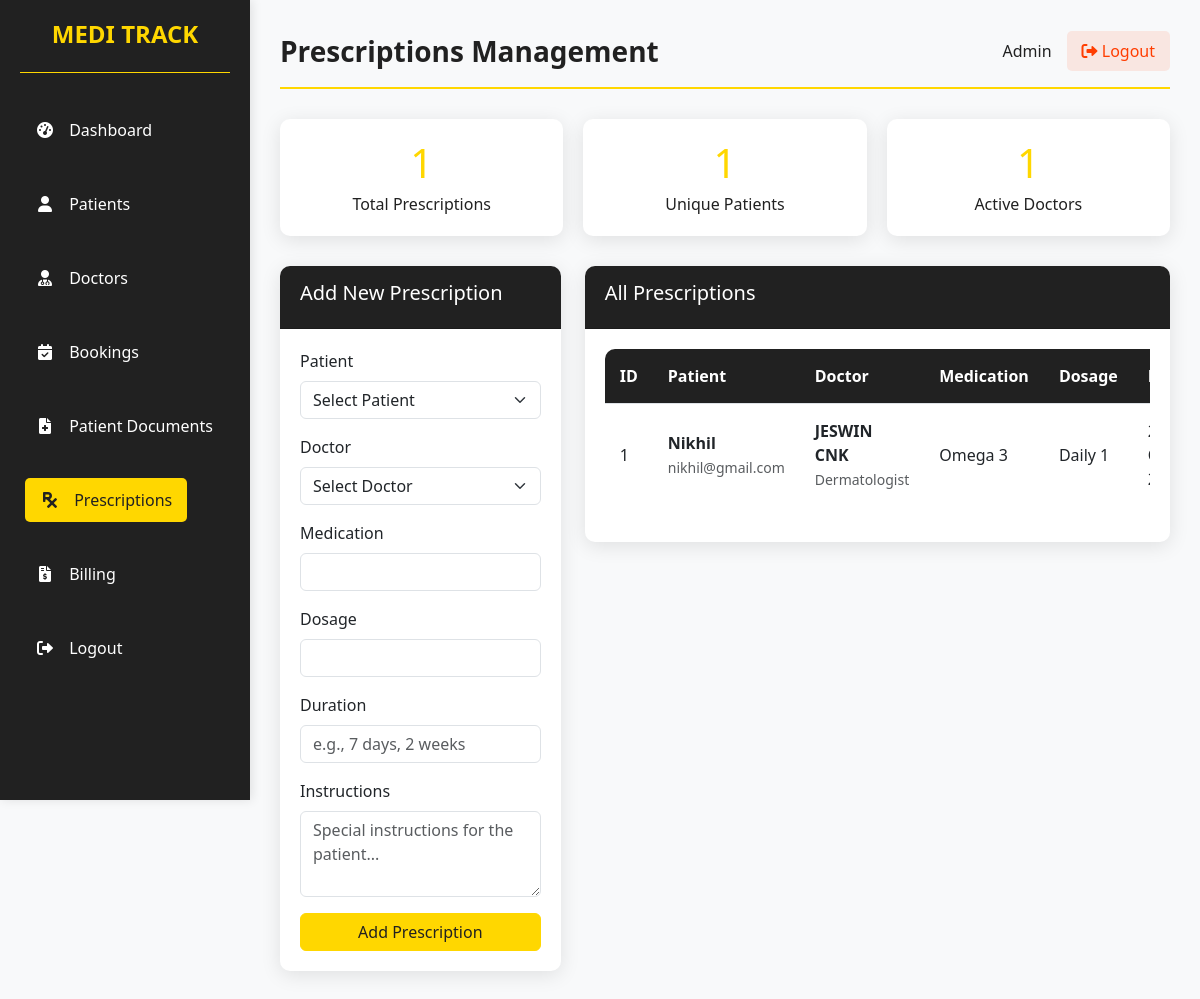
/admin_prescriptions.php (signed in), run on the app's committed database.
### tables this page shows
CREATE TABLE `prescription` (
  `Prescription_id` int(20) NOT NULL,
  `Patient_id` int(20) NOT NULL,
  `Doctor_id` int(20) NOT NULL,
  `Date_issued` date NOT NULL,
  `Medicine_name` varchar(255) NOT NULL,
  `Dosage` varchar(30) NOT NULL,
  `Duration` varchar(30) NOT NULL,
  `Instructions` text NOT NULL
);

CREATE TABLE `register` (
  `Patient_id` int(20) NOT NULL,
  `Name` varchar(20) NOT NULL,
  `Email` varchar(50) NOT NULL,
  `Age` int(20) NOT NULL,
  `Gender` varchar(20) NOT NULL,
  `Phone_no` int(20) NOT NULL,
  `Blood_group` varchar(5) NOT NULL,
  `Password` varchar(225) NOT NULL,
  `Photo` blob NOT NULL,
  `Documents` varchar(25) NOT NULL
);

CREATE TABLE `doctorreg` (
  `Doctor_id` int(20) NOT NULL,
  `Name` varchar(30) NOT NULL,
  `Email` varchar(30) NOT NULL,
  `Age` int(20) NOT NULL,
  `Gender` varchar(20) NOT NULL,
  `Phone_no` int(20) NOT NULL,
  `Department` varchar(30) NOT NULL,
  `Qualification` varchar(100) NOT NULL DEFAULT '',
  `Experience` varchar(50) NOT NULL DEFAULT '',
  `Profile_photo` varchar(255) NOT NULL DEFAULT '',
  `Bio` text NOT NULL DEFAULT '',
  `Password` varchar(255) NOT NULL
);

### admin_prescriptions.php (the view, shortened to what this page needs)
<?php
include 'database.php';
$stmt = $conn->prepare("SELECT p.*, r.Name as PatientName, r.Email as PatientEmail,
                       d.Name as DoctorName, d.Department as DoctorDepartment
                       FROM prescription p
                       LEFT JOIN register r ON p.Patient_id = r.Patient_id
                       LEFT JOIN doctorreg d ON p.Doctor_id = d.Doctor_id
                       ORDER BY p.Date_issued DESC");
if ($stmt) {
    $stmt->execute();
    $result = $stmt->get_result();
    $prescriptions = $result->fetch_all(MYSQLI_ASSOC);
} else {
    $prescriptions = [];
    $error_message = "Prescriptions table not found. Please create the prescriptions table first.";
}
$stmt_stats = $conn->prepare("SELECT
    COUNT(*) as total_prescriptions,
    COUNT(DISTINCT Patient_id) as unique_patients,
    COUNT(DISTINCT Doctor_id) as unique_doctors
    FROM prescription");
if ($stmt_stats) {
    $stmt_stats->execute();
    $stats = $stmt_stats->get_result()->fetch_assoc();
} else {
    $stats = [
        'total_prescriptions' => 0,
        'unique_patients' => 0,
        'unique_doctors' => 0
    ];
}
?>
<!DOCTYPE html>
<html lang="en">
<head>
    <link rel="stylesheet" href="https://cdn.jsdelivr.net/npm/bootstrap@5.3.0/dist/css/bootstrap.min.css">
    <link rel="stylesheet" href="https://cdnjs.cloudflare.com/ajax/libs/font-awesome/6.0.0-beta3/css/all.min.css">
</head>
<body>
    <div class="container">
        <div class="sidebar">
            <div class="logo">
                <h2>MEDI TRACK </h2>
            </div>
            <ul class="nav">
                <li>
                    <a href="admin_dashboard.php">
                        <i class="fas fa-tachometer-alt"></i>
                        <span>Dashboard</span>
                    </a>
                </li>
                <li>
                    <a href="admin_patient.php">
                        <i class="fas fa-user"></i>
                        <span>Patients</span>
                    </a>
                </li>
                <li>
                    <a href="admin_doctors.php">
                        <i class="fas fa-user-md"></i>
                        <span>Doctors</span>
                    </a>
                </li>
                <li>
                    <a href="admin_bookings.php">
                        <i class="fas fa-calendar-check"></i>
                        <span>Bookings</span>
                    </a>
                </li>
                <li>
                    <a href="admin_patientdocuments.php">
                        <i class="fas fa-file-medical"></i>
                        <span>Patient Documents</span>
                    </a>
                </li>
                <li>
                    <a href="admin_prescriptions.php" class="active">
                        <i class="fas fa-prescription"></i>
                        <span>Prescriptions</span>
                    </a>
                </li>
                <li>
                    <a href="admin_billing.php">
                        <i class="fas fa-file-invoice-dollar"></i>
                        <span>Billing</span>
                    </a>
                </li>
                <li>
                    <a href="admin_logout.php">
                        <i class="fas fa-sign-out-alt"></i>
                        <span>Logout</span>
                    </a>
                </li>
            </ul>
        </div>
        <div class="main-content">
            <div class="header">
                <div class="logo">Prescriptions Management</div>
                <div class="user-profile">
                    <span>Admin</span>
                    <a href="admin_logout.php"><i class="fas fa-sign-out-alt"></i> Logout</a>
                </div>
            </div>
            <div class="stats-cards">
                <div class="stat-card">
                    <h3><?php echo $stats['total_prescriptions']; ?></h3>
                    <p>Total Prescriptions</p>
                </div>
                <div class="stat-card">
                    <h3><?php echo $stats['unique_patients']; ?></h3>
                    <p>Unique Patients</p>
                </div>
                <div class="stat-card">
                    <h3><?php echo $stats['unique_doctors']; ?></h3>
                    <p>Active Doctors</p>
                </div>
            </div>
            <div class="row">
                <div class="col-md-4">
                    <div class="card">
                        <div class="card-header">
                            <h5>Add New Prescription</h5>
                        </div>
                        <div class="card-body">
                            <form method="post" action="admin_prescriptions.php">
                                <div class="mb-3">
                                    <label for="patient_id" class="form-label">Patient</label>
                                    <select class="form-select" id="patient_id" name="patient_id" required>
                                        <option value="">Select Patient</option>
                                    </select>
                                </div>
                                <div class="mb-3">
                                    <label for="doctor_id" class="form-label">Doctor</label>
                                    <select class="form-select" id="doctor_id" name="doctor_id" required>
                                        <option value="">Select Doctor</option>
                                    </select>
                                </div>
                                <div class="mb-3">
                                    <label for="medication" class="form-label">Medication</label>
                                    <input type="text" class="form-control" id="medication" name="medication" required>
                                </div>
                                <div class="mb-3">
                                    <label for="dosage" class="form-label">Dosage</label>
                                    <input type="text" class="form-control" id="dosage" name="dosage" required>
                                </div>
                                <div class="mb-3">
                                    <label for="duration" class="form-label">Duration</label>
                                    <input type="text" class="form-control" id="duration" name="duration" placeholder="e.g., 7 days, 2 weeks" required>
                                </div>
                                <div class="mb-3">
                                    <label for="instructions" class="form-label">Instructions</label>
                                    <textarea class="form-control" id="instructions" name="instructions" rows="3" placeholder="Special instructions for the patient..."></textarea>
                                </div>
                                <div class="d-grid">
                                    <button type="submit" class="btn btn-primary" name="add_prescription">Add Prescription</button>
                                </div>
                            </form>
                        </div>
                    </div>
                </div>
                <div class="col-md-8">
                    <div class="card">
                        <div class="card-header">
                            <h5>All Prescriptions</h5>
                        </div>
                        <div class="card-body">
                            <div class="table-responsive">
                                <table class="table">
                                    <thead>
                                        <tr>
                                            <th>ID</th>
                                            <th>Patient</th>
                                            <th>Doctor</th>
                                            <th>Medication</th>
                                            <th>Dosage</th>
                                            <th>Date</th>
                                        </tr>
                                    </thead>
                                    <tbody>
                                        <?php if (empty($prescriptions)): ?>
                                            <tr>
                                                <td colspan="8" class="text-center">No prescriptions found</td>
                                            </tr>
                                        <?php else: ?>
                                            <?php foreach ($prescriptions as $prescription): ?>
                                                <tr>
                                                    <td><?php echo $prescription['Prescription_id']; ?></td>
                                                    <td>
                                                        <strong><?php echo htmlspecialchars($prescription['PatientName']); ?></strong><br>
                                                        <small class="text-muted"><?php echo htmlspecialchars($prescription['PatientEmail']); ?></small>
                                                    </td>
                                                    <td>
                                                        <strong><?php echo htmlspecialchars($prescription['DoctorName']); ?></strong><br>
                                                        <small class="text-muted"><?php echo htmlspecialchars($prescription['DoctorDepartment']); ?></small>
                                                    </td>
                                                    <td><?php echo htmlspecialchars($prescription['Medicine_name']); ?></td>
                                                    <td><?php echo htmlspecialchars($prescription['Dosage']); ?></td>
                                                    <td><?php echo date('d M Y', strtotime($prescription['Date_issued'])); ?></td>
                                                </tr>
                                            <?php endforeach; ?>
                                        <?php endif; ?>
                                    </tbody>
                                </table>
                            </div>
                        </div>
                    </div>
                </div>
            </div>
        </div>
    </div>
</body>
</html>

### admin_prescriptions.php (style rules this page uses)
:root { --primary-color: #FFD700; --secondary-color: #212121; --accent-color: #FFC107; --text-light: #FFFFFF; --text-dark: #212121; --danger-color: #FF3D00; --success-color: #00C853; }
body { font-family: 'Segoe UI', Tahoma, Geneva, Verdana, sans-serif; margin: 0; padding: 0; background-color: #f8f9fa; display: flex; color: var(--text-dark); }
.container { display: flex; width: 100%; margin: 0; padding: 0; max-width: none; }
.sidebar { background-color: var(--secondary-color); width: 250px; height: 100vh; padding: 20px; color: var(--text-light); position: fixed; box-shadow: 2px 0 10px rgba(0, 0, 0, 0.1); }
.sidebar .logo { border-bottom: 1px solid var(--primary-color); padding-bottom: 15px; margin-bottom: 20px; }
.sidebar .logo h2 { font-size: 24px; text-align: center; color: var(--primary-color); font-weight: 700; }
.nav { list-style-type: none; padding: 0; }
.nav li { margin: 15px 0; border-radius: 5px; transition: all 0.3s ease; }
.nav li a { color: var(--text-light); text-decoration: none; font-size: 16px; display: block; padding: 10px 15px; border-radius: 5px; transition: all 0.3s ease; }
.nav li a:hover, .nav li a.active { background-color: var(--primary-color); color: var(--secondary-color); transform: translateX(5px); }
.nav li a i { margin-right: 10px; width: 20px; text-align: center; }
.main-content { flex-grow: 1; padding: 30px; margin-left: 250px; width: calc(100% - 250px); }
.header { display: flex; justify-content: space-between; margin-bottom: 30px; padding-bottom: 15px; border-bottom: 2px solid var(--primary-color); }
.header .logo { font-size: 28px; font-weight: bold; color: var(--secondary-color); }
.header .user-profile { display: flex; align-items: center; }
.header .user-profile span { margin-right: 15px; font-weight: 500; }
.header .user-profile a { color: var(--danger-color); text-decoration: none; font-weight: 500; padding: 8px 15px; border-radius: 5px; background-color: rgba(255, 61, 0, 0.1); transition: all 0.3s ease; }
.stats-cards { display: grid; grid-template-columns: repeat(auto-fit, minmax(200px, 1fr)); gap: 20px; margin-bottom: 30px; }
.stat-card { background: white; padding: 20px; border-radius: 10px; box-shadow: 0 4px 20px rgba(0,0,0,0.1); text-align: center; transition: transform 0.3s ease; }
.stat-card h3 { font-size: 2.5rem; margin: 0; color: var(--primary-color); }
.stat-card p { margin: 5px 0 0 0; color: var(--text-dark); font-weight: 500; }
.card { border: none; border-radius: 10px; box-shadow: 0 4px 20px rgba(0, 0, 0, 0.1); margin-bottom: 20px; transition: transform 0.3s ease; }
.card-header { background-color: var(--secondary-color); color: var(--text-light); border-radius: 10px 10px 0 0 !important; padding: 15px 20px; font-weight: 600; }
.card-body { padding: 20px; }
.btn-primary { background-color: var(--primary-color); border-color: var(--primary-color); color: var(--secondary-color); font-weight: 500; }
.table { border-collapse: separate; border-spacing: 0; width: 100%; border-radius: 10px; overflow: hidden; }
.table th { background-color: var(--secondary-color); color: var(--text-light); padding: 15px; text-align: left; font-weight: 600; }
.table td { padding: 15px; border-bottom: 1px solid #e0e0e0; vertical-align: middle; }
.table tr:last-child td { border-bottom: none; }

### data on the page
prescription: Prescription_id "1", Patient.Name "Nikhil", Patient.Email "nikhil@gmail.com", Doctor.Name "JESWIN CNK", Doctor.Department "Dermatologist", Medicine_name "Omega 3", Dosage "Daily 1"

### other printed values
$stats['total_prescriptions'] "1"
$stats['unique_patients'] "1"
$stats['unique_doctors'] "1"
